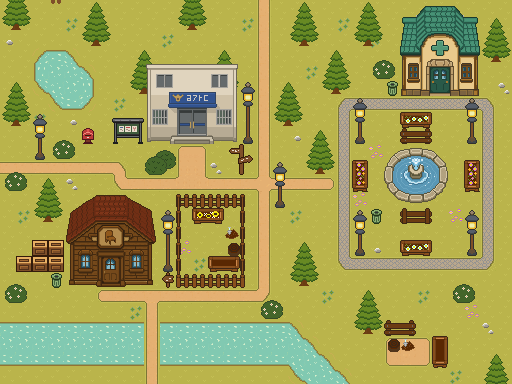

Rendered tile map (Tiled .tmx) drawn with the repository's tilesets; below, a short description and the map source with its tile grids summarised:
An orthogonal 32x24 tile map with 16x16 px tiles, 8 tile layers (Ground, Path, Pond, Deco_under, ...), 4 tilesets and 52 objects (home_in_plaza1, plaza2_in_plaza1, plaza3_in_plaza1, police_office_in, furniture_in, ...).

<map version="1.10" tiledversion="1.12.2" orientation="orthogonal" renderorder="right-down" width="32" height="24" tilewidth="16" tileheight="16" infinite="0" nextlayerid="12" nextobjectid="53">
 <tileset firstgid="1" source="gg.tsx" />
 <tileset firstgid="257" source="buildings.tsx" />
 <tileset firstgid="1281" source="deco_col.tsx" />
 <tileset firstgid="1537" source="tree.tsx" />
 <layer id="1" name="Ground" width="32" height="24" locked="1">
  <data>[768 cells, 768 non-empty, 7 distinct tile ids]</data>
 </layer>
 <layer id="6" name="Path" width="32" height="24" locked="1">
  <data>[768 cells, 97 non-empty, 25 distinct tile ids]</data>
 </layer>
 <layer id="2" name="Pond" width="32" height="24" locked="1">
  <data>[768 cells, 75 non-empty, 11 distinct tile ids]</data>
 </layer>
 <layer id="3" name="Deco_under" width="32" height="24" locked="1">
  <data>[768 cells, 36 non-empty, 9 distinct tile ids]</data>
 </layer>
 <layer id="7" name="TreeBehind" width="32" height="24" locked="1">
  <data>[768 cells, 12 non-empty, 6 distinct tile ids]</data>
 </layer>
 <layer id="5" name="Buildings" width="32" height="24" locked="1">
  <data>[768 cells, 96 non-empty, 96 distinct tile ids]</data>
 </layer>
 <layer id="4" name="Deco_above" width="32" height="24" locked="1">
  <data>[768 cells, 175 non-empty, 63 distinct tile ids]</data>
 </layer>
 <layer id="10" name="Light" width="32" height="24" locked="1">
  <data>[768 cells, 26 non-empty, 7 distinct tile ids]</data>
 </layer>
 <objectgroup id="8" name="Warp" visible="0" locked="1">
  <object id="1" name="home_in_plaza1" x="240" y="-0.0303364" width="48" height="48.0303">
   <properties>
    <property name="target_map" value="Home" />
    <property name="target_spawn" value="home_enterance_plaza1" />
   </properties>
  </object>
  <object id="2" name="plaza2_in_plaza1" x="-0.16667" y="144" width="16" height="48">
   <properties>
    <property name="target_map" value="plaza2" />
    <property name="target_spawn" value="plaza2_enterance_plaza1" />
   </properties>
  </object>
  <object id="3" name="plaza3_in_plaza1" x="144.042" y="367.958" width="16" height="16">
   <properties>
    <property name="target_map" value="plaza3" />
    <property name="target_spawn" value="plaza3_enterance_plaza1" />
   </properties>
  </object>
  <object id="4" name="police_office_in" x="176" y="144" width="32" height="16">
   <properties>
    <property name="target_map" value="police_interior" />
    <property name="target_spawn" value="police_office_enterance" />
   </properties>
  </object>
  <object id="5" name="furniture_in" x="96" y="288" width="32" height="16">
   <properties>
    <property name="target_map" value="furniture_interior" />
    <property name="target_spawn" value="furniture_enterance" />
   </properties>
  </object>
  <object id="6" name="hospital_in" x="432" y="96" width="16" height="16">
   <properties>
    <property name="target_map" value="hospital_interior" />
    <property name="target_spawn" value="hospital_in" />
   </properties>
  </object>
 </objectgroup>
 <objectgroup id="9" name="Spawn" visible="0" locked="1">
  <object id="7" name="plaza1_enterance_home" x="256" y="48" width="16" height="16" />
  <object id="8" name="plaza1_enterance_plaza2" x="26.6667" y="168.042" />
  <object id="9" name="plaza1_enterance_plaza3" x="151.875" y="357.875" />
  <object id="10" name="furniture_exit" x="111" y="296" />
  <object id="11" name="police_office_exit" x="192" y="152.727" />
  <object id="12" name="hospital_exit" x="439.636" y="105.818" />
  <object id="13" name="plaza1_pond_sitting" x="416.333" y="144" />
  <object id="14" name="plaza1_police_office_standing" x="104" y="152" />
  <object id="15" name="plaza1_flower_standing" x="165.5" y="199.5" />
  <object id="52" name="shadow_figure_plaza1" x="48" y="32" />
 </objectgroup>
 <objectgroup id="11" name="YSortAnchor" visible="0" locked="1">
  <object id="16" name="Tree1" x="0" y="0" width="32" height="32" />
  <object id="17" name="Tree2" x="0" y="80" width="32" height="48" />
  <object id="18" name="Tree3" x="32" y="176" width="32" height="48" />
  <object id="19" name="Tree4" x="80" y="0" width="32" height="48" />
  <object id="20" name="Tree5" x="128" y="48" width="32" height="48">
   <properties>
    <property name="layer" value="TreeBehind" />
   </properties>
  </object>
  <object id="21" name="Tree6" x="176" y="0" width="32" height="32" />
  <object id="22" name="Tree7" x="208" y="48" width="32" height="48">
   <properties>
    <property name="layer" value="TreeBehind" />
   </properties>
  </object>
  <object id="23" name="Tree8" x="272" y="80" width="32" height="48" />
  <object id="24" name="Tree9" x="288" y="0" width="32" height="48" />
  <object id="25" name="Tree10" x="288" y="240" width="32" height="48" />
  <object id="26" name="Tree11" x="304" y="128" width="32" height="48" />
  <object id="27" name="Tree12" x="320" y="48" width="32" height="48" />
  <object id="28" name="Tree13" x="352" y="0" width="32" height="48" />
  <object id="29" name="Tree14" x="352" y="288" width="32" height="48" />
  <object id="30" name="Tree15" x="480" y="16" width="32" height="48" />
  <object id="31" name="Tree16" x="480" y="352" width="32" height="32" />
  <object id="32" name="light1" x="32" y="112" width="16" height="48" />
  <object id="33" name="light2" x="272" y="160" width="16" height="48" />
  <object id="34" name="light3" x="352" y="208" width="16" height="48" />
  <object id="35" name="light4" x="352" y="96" width="16" height="48" />
  <object id="36" name="light5" x="464" y="208" width="16" height="48" />
  <object id="37" name="light6" x="464" y="96" width="16" height="48" />
  <object id="38" name="light7" x="240" y="80" width="16" height="64" />
  <object id="39" name="light8" x="160" y="208" width="16" height="64" />
  <object id="40" name="sign1" x="224" y="144" width="32" height="32" />
  <object id="41" name="sign2" x="112" y="112" width="32" height="32" />
  <object id="42" name="building1" x="144" y="64" width="96" height="80">
   <properties>
    <property name="layer" value="Buildings" />
   </properties>
  </object>
  <object id="43" name="building2" x="64" y="192" width="96" height="96" />
  <object id="44" name="building3" x="400" y="0" width="80" height="96" />
  <object id="45" name="grass1" x="0" y="160" width="32" height="32" />
  <object id="46" name="grass2" x="0" y="272" width="32" height="32" />
  <object id="47" name="grass3" x="48" y="128" width="32" height="32" />
  <object id="48" name="grass4" x="144" y="144" width="32" height="32" />
  <object id="49" name="grass5" x="256" y="288" width="32" height="32" />
  <object id="50" name="grass6" x="368" y="48" width="32" height="32" />
  <object id="51" name="grass7" x="448" y="272" width="32" height="32" />
 </objectgroup>
</map>
